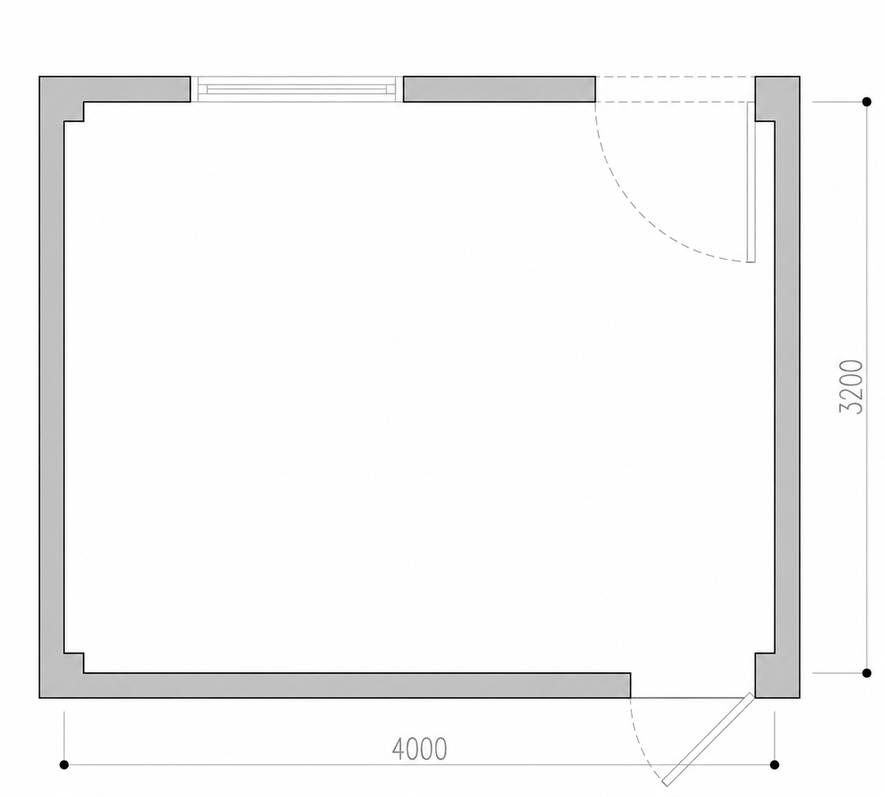
#> input picture sample/test_bedroom.png, 885 x 797 px, shrunk from 1322 x 1190 before the run
$ python convert.py
#> lines starting #> are read from the running program, lines starting #| are printed output that depends on the picture; after the words box and inside, x2 and y2 are one past the last pixel; in counts of white or black regions, pixels touching at a corner belong together
import cv2
import numpy as np

img = cv2.imread("test_bedroom.png", cv2.IMREAD_GRAYSCALE)
#> img: shape (797, 885); min 0, max 255, mean 246.3

# Bản vẽ kiến trúc: nền trắng = trong phòng, tường xám/đen = tường
# Cần đảo lại: trong phòng = 85 (floor), ngoài = 0 (background)

out = np.zeros_like(img)

# Vùng sáng (trong phòng) → floor = 85
out[img > 200] = 85

# Vùng rất tối (tường dày, ngoài phòng) → background = 0
out[img < 50] = 0

# Vùng trung gian (tường mỏng) → giữ là floor
out[(img >= 50) & (img <= 200)] = 85

cv2.imwrite("test_bedroom_fixed.png", out)
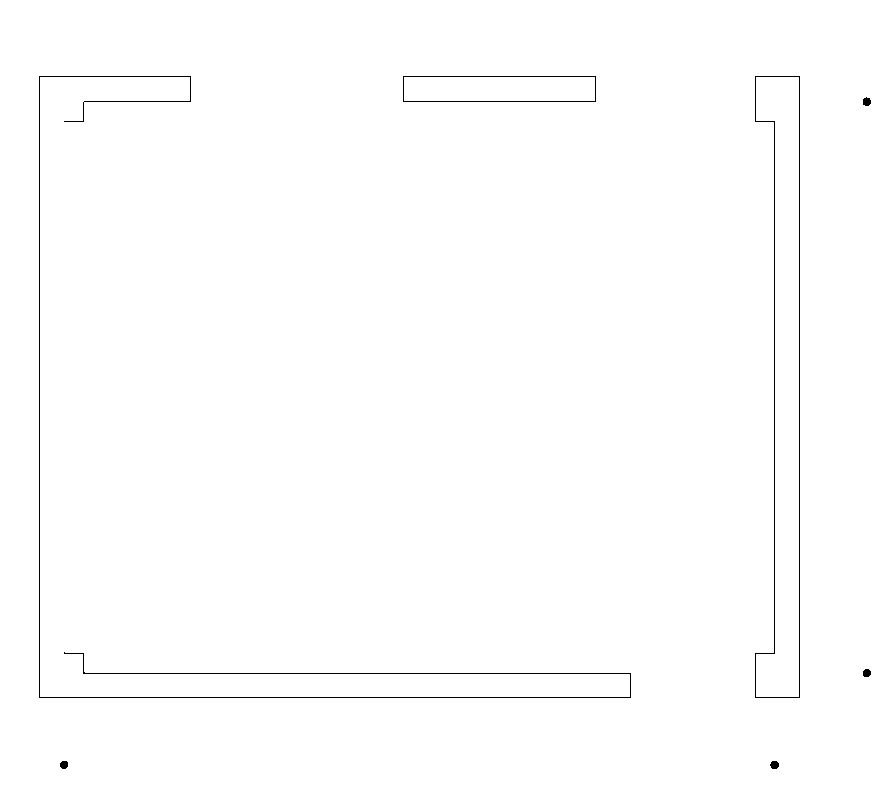
#> saved as test_bedroom_fixed.png: shape (797, 885); values 0 (black) and 85 (white), 99.4% white; black in thin lines or dots, all inside (x1, y1, x2, y2) = (39, 76, 871, 769)
